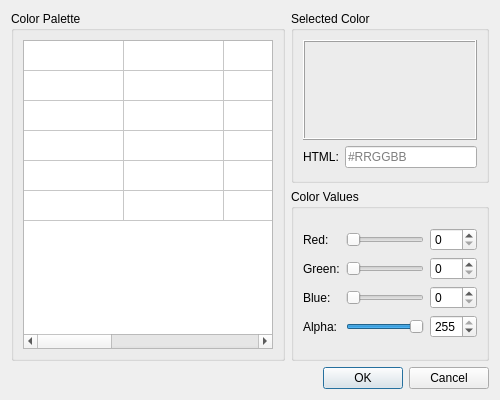
<?xml version="1.0" encoding="UTF-8"?>
<ui version="4.0">
 <class>ColorDialog</class>
 <widget class="QDialog" name="ColorDialog">
  <property name="geometry">
   <rect>
    <x>0</x>
    <y>0</y>
    <width>500</width>
    <height>400</height>
   </rect>
  </property>
  <property name="windowTitle">
   <string>Color Selector</string>
  </property>
  <property name="modal">
   <bool>true</bool>
  </property>
  <layout class="QVBoxLayout" name="verticalLayout">
   <item>
    <layout class="QHBoxLayout" name="horizontalLayout">
     <item>
      <widget class="QGroupBox" name="paletteGroup">
       <property name="title">
        <string>Color Palette</string>
       </property>
       <layout class="QVBoxLayout" name="verticalLayout_2">
        <item>
         <widget class="QTableWidget" name="colorPaletteTable">
          <property name="selectionMode">
           <enum>QAbstractItemView::SingleSelection</enum>
          </property>
          <property name="showGrid">
           <bool>true</bool>
          </property>
          <attribute name="horizontalHeaderVisible">
           <bool>false</bool>
          </attribute>
          <attribute name="verticalHeaderVisible">
           <bool>false</bool>
          </attribute>
          <row>
           <property name="text">
            <string>1</string>
           </property>
          </row>
          <row>
           <property name="text">
            <string>2</string>
           </property>
          </row>
          <row>
           <property name="text">
            <string>3</string>
           </property>
          </row>
          <row>
           <property name="text">
            <string>4</string>
           </property>
          </row>
          <row>
           <property name="text">
            <string>5</string>
           </property>
          </row>
          <row>
           <property name="text">
            <string>6</string>
           </property>
          </row>
          <column>
           <property name="text">
            <string>1</string>
           </property>
          </column>
          <column>
           <property name="text">
            <string>2</string>
           </property>
          </column>
          <column>
           <property name="text">
            <string>3</string>
           </property>
          </column>
          <column>
           <property name="text">
            <string>4</string>
           </property>
          </column>
          <column>
           <property name="text">
            <string>5</string>
           </property>
          </column>
          <column>
           <property name="text">
            <string>6</string>
           </property>
          </column>
         </widget>
        </item>
       </layout>
      </widget>
     </item>
     <item>
      <layout class="QVBoxLayout" name="verticalLayout_3">
       <item>
        <widget class="QGroupBox" name="selectedColorGroup">
         <property name="title">
          <string>Selected Color</string>
         </property>
         <layout class="QVBoxLayout" name="verticalLayout_5">
          <item>
           <widget class="QFrame" name="colorPreviewFrame">
            <property name="minimumSize">
             <size>
              <width>100</width>
              <height>100</height>
             </size>
            </property>
            <property name="frameShape">
             <enum>QFrame::Box</enum>
            </property>
            <property name="frameShadow">
             <enum>QFrame::Raised</enum>
            </property>
           </widget>
          </item>
          <item>
           <layout class="QFormLayout" name="formLayout">
            <item row="0" column="0">
             <widget class="QLabel" name="htmlLabel">
              <property name="text">
               <string>HTML:</string>
              </property>
             </widget>
            </item>
            <item row="0" column="1">
             <widget class="QLineEdit" name="htmlLineEdit">
              <property name="placeholderText">
               <string>#RRGGBB</string>
              </property>
             </widget>
            </item>
           </layout>
          </item>
         </layout>
        </widget>
       </item>
       <item>
        <widget class="QGroupBox" name="colorValuesGroup">
         <property name="title">
          <string>Color Values</string>
         </property>
         <layout class="QVBoxLayout" name="verticalLayout_4">
          <item>
           <layout class="QGridLayout" name="gridLayout">
            <item row="0" column="0">
             <widget class="QLabel" name="redLabel">
              <property name="text">
               <string>Red:</string>
              </property>
             </widget>
            </item>
            <item row="0" column="1">
             <widget class="QSlider" name="redSlider">
              <property name="maximum">
               <number>255</number>
              </property>
              <property name="orientation">
               <enum>Qt::Horizontal</enum>
              </property>
             </widget>
            </item>
            <item row="0" column="2">
             <widget class="QSpinBox" name="redSpinBox">
              <property name="maximum">
               <number>255</number>
              </property>
             </widget>
            </item>
            <item row="1" column="0">
             <widget class="QLabel" name="greenLabel">
              <property name="text">
               <string>Green:</string>
              </property>
             </widget>
            </item>
            <item row="1" column="1">
             <widget class="QSlider" name="greenSlider">
              <property name="maximum">
               <number>255</number>
              </property>
              <property name="orientation">
               <enum>Qt::Horizontal</enum>
              </property>
             </widget>
            </item>
            <item row="1" column="2">
             <widget class="QSpinBox" name="greenSpinBox">
              <property name="maximum">
               <number>255</number>
              </property>
             </widget>
            </item>
            <item row="2" column="0">
             <widget class="QLabel" name="blueLabel">
              <property name="text">
               <string>Blue:</string>
              </property>
             </widget>
            </item>
            <item row="2" column="1">
             <widget class="QSlider" name="blueSlider">
              <property name="maximum">
               <number>255</number>
              </property>
              <property name="orientation">
               <enum>Qt::Horizontal</enum>
              </property>
             </widget>
            </item>
            <item row="2" column="2">
             <widget class="QSpinBox" name="blueSpinBox">
              <property name="maximum">
               <number>255</number>
              </property>
             </widget>
            </item>
            <item row="3" column="0">
             <widget class="QLabel" name="alphaLabel">
              <property name="text">
               <string>Alpha:</string>
              </property>
             </widget>
            </item>
            <item row="3" column="1">
             <widget class="QSlider" name="alphaSlider">
              <property name="maximum">
               <number>255</number>
              </property>
              <property name="value">
               <number>255</number>
              </property>
              <property name="orientation">
               <enum>Qt::Horizontal</enum>
              </property>
             </widget>
            </item>
            <item row="3" column="2">
             <widget class="QSpinBox" name="alphaSpinBox">
              <property name="maximum">
               <number>255</number>
              </property>
              <property name="value">
               <number>255</number>
              </property>
             </widget>
            </item>
           </layout>
          </item>
         </layout>
        </widget>
       </item>
      </layout>
     </item>
    </layout>
   </item>
   <item>
    <widget class="QDialogButtonBox" name="buttonBox">
     <property name="orientation">
      <enum>Qt::Horizontal</enum>
     </property>
     <property name="standardButtons">
      <set>QDialogButtonBox::Cancel|QDialogButtonBox::Ok</set>
     </property>
    </widget>
   </item>
  </layout>
 </widget>
 <resources/>
 <connections>
  <connection>
   <sender>buttonBox</sender>
   <signal>accepted()</signal>
   <receiver>ColorDialog</receiver>
   <slot>accept()</slot>
   <hints>
    <hint type="sourcelabel">
     <x>248</x>
     <y>254</y>
    </hint>
    <hint type="destinationlabel">
     <x>157</x>
     <y>274</y>
    </hint>
   </hints>
  </connection>
  <connection>
   <sender>buttonBox</sender>
   <signal>rejected()</signal>
   <receiver>ColorDialog</receiver>
   <slot>reject()</slot>
   <hints>
    <hint type="sourcelabel">
     <x>316</x>
     <y>260</y>
    </hint>
    <hint type="destinationlabel">
     <x>286</x>
     <y>274</y>
    </hint>
   </hints>
  </connection>
  <connection>
   <sender>redSlider</sender>
   <signal>valueChanged(int)</signal>
   <receiver>redSpinBox</receiver>
   <slot>setValue(int)</slot>
   <hints>
    <hint type="sourcelabel">
     <x>358</x>
     <y>212</y>
    </hint>
    <hint type="destinationlabel">
     <x>428</x>
     <y>210</y>
    </hint>
   </hints>
  </connection>
  <connection>
   <sender>redSpinBox</sender>
   <signal>valueChanged(int)</signal>
   <receiver>redSlider</receiver>
   <slot>setValue(int)</slot>
   <hints>
    <hint type="sourcelabel">
     <x>428</x>
     <y>210</y>
    </hint>
    <hint type="destinationlabel">
     <x>358</x>
     <y>212</y>
    </hint>
   </hints>
  </connection>
  <connection>
   <sender>greenSlider</sender>
   <signal>valueChanged(int)</signal>
   <receiver>greenSpinBox</receiver>
   <slot>setValue(int)</slot>
   <hints>
    <hint type="sourcelabel">
     <x>358</x>
     <y>238</y>
    </hint>
    <hint type="destinationlabel">
     <x>428</x>
     <y>238</y>
    </hint>
   </hints>
  </connection>
  <connection>
   <sender>greenSpinBox</sender>
   <signal>valueChanged(int)</signal>
   <receiver>greenSlider</receiver>
   <slot>setValue(int)</slot>
   <hints>
    <hint type="sourcelabel">
     <x>428</x>
     <y>238</y>
    </hint>
    <hint type="destinationlabel">
     <x>358</x>
     <y>238</y>
    </hint>
   </hints>
  </connection>
  <connection>
   <sender>blueSlider</sender>
   <signal>valueChanged(int)</signal>
   <receiver>blueSpinBox</receiver>
   <slot>setValue(int)</slot>
   <hints>
    <hint type="sourcelabel">
     <x>358</x>
     <y>264</y>
    </hint>
    <hint type="destinationlabel">
     <x>428</x>
     <y>264</y>
    </hint>
   </hints>
  </connection>
  <connection>
   <sender>blueSpinBox</sender>
   <signal>valueChanged(int)</signal>
   <receiver>blueSlider</receiver>
   <slot>setValue(int)</slot>
   <hints>
    <hint type="sourcelabel">
     <x>428</x>
     <y>264</y>
    </hint>
    <hint type="destinationlabel">
     <x>358</x>
     <y>264</y>
    </hint>
   </hints>
  </connection>
  <connection>
   <sender>alphaSlider</sender>
   <signal>valueChanged(int)</signal>
   <receiver>alphaSpinBox</receiver>
   <slot>setValue(int)</slot>
   <hints>
    <hint type="sourcelabel">
     <x>358</x>
     <y>290</y>
    </hint>
    <hint type="destinationlabel">
     <x>428</x>
     <y>290</y>
    </hint>
   </hints>
  </connection>
  <connection>
   <sender>alphaSpinBox</sender>
   <signal>valueChanged(int)</signal>
   <receiver>alphaSlider</receiver>
   <slot>setValue(int)</slot>
   <hints>
    <hint type="sourcelabel">
     <x>428</x>
     <y>290</y>
    </hint>
    <hint type="destinationlabel">
     <x>358</x>
     <y>290</y>
    </hint>
   </hints>
  </connection>
 </connections>
</ui> 
